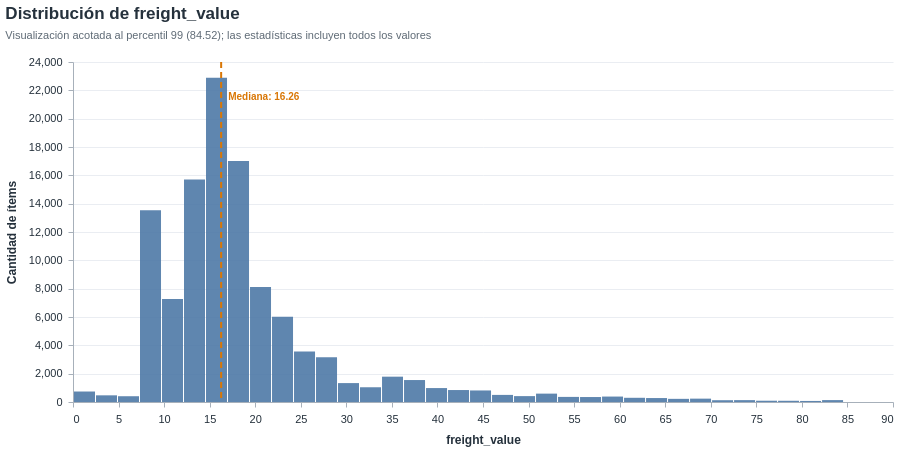

Here is the notebook cell this chart was saved with:
### Markdown cell above
# 5. Variables vinculadas con el costo de envío

## 5.1. Variable objetivo: `freight_value`

`freight_value` representa el costo de envío asignado a cada ítem del pedido. La distribución completa se conserva para los cálculos descriptivos. El histograma se limita al percentil 99 para que la concentración principal pueda observarse sin que los valores extremos compriman la escala horizontal.

### Code cell
freight = order_items["freight_value"].dropna()
percentiles_freight = freight.quantile([0.00, 0.25, 0.50, 0.75, 0.90, 0.95, 0.99, 1.00])
resumen_freight = pd.DataFrame(
    {
        "estadistico": ["cantidad", "media", "desvío estándar"],
        "valor": [freight.count(), freight.mean(), freight.std()],
    }
)
display(resumen_freight)
display(percentiles_freight.rename("freight_value").to_frame())

limite_freight = freight.quantile(0.99)
mediana_freight = freight.median()
conteos, bordes = np.histogram(freight[freight.le(limite_freight)], bins=35)
hist_freight = pd.DataFrame(
    {
        "desde": bordes[:-1],
        "hasta": bordes[1:],
        "cantidad": conteos,
    }
)
hist_freight["cantidad_texto"] = hist_freight["cantidad"].map(numero_es)

barras_freight = alt.Chart(hist_freight).mark_bar(
    color=COLOR_SECUNDARIO, opacity=0.9
).encode(
    x=alt.X("desde:Q", bin="binned", title="freight_value"),
    x2="hasta:Q",
    y=alt.Y("cantidad:Q", title="Cantidad de ítems"),
    tooltip=[
        alt.Tooltip("desde:Q", title="Desde", format=".2f"),
        alt.Tooltip("hasta:Q", title="Hasta", format=".2f"),
        alt.Tooltip("cantidad_texto:N", title="Ítems"),
    ],
)
regla_mediana = alt.Chart(pd.DataFrame({"mediana": [mediana_freight]})).mark_rule(
    color=COLOR_ACENTO, strokeWidth=2, strokeDash=[6, 4]
).encode(x="mediana:Q")
texto_mediana = alt.Chart(pd.DataFrame({"mediana": [mediana_freight], "etiqueta": [f"Mediana: {mediana_freight:.2f}"]})).mark_text(
    align="left", dx=7, dy=-135, color=COLOR_ACENTO, font="Arial", fontSize=10, fontWeight="bold"
).encode(x="mediana:Q", text="etiqueta:N")

grafico_freight = (barras_freight + regla_mediana + texto_mediana).properties(
    width=820,
    height=340,
    title=alt.TitleParams(
        text="Distribución de freight_value",
        subtitle=f"Visualización acotada al percentil 99 ({limite_freight:.2f}); las estadísticas incluyen todos los valores",
    ),
)
estilo_profesional(grafico_freight)

### Figure 1 — Vega-Lite specification as saved in the notebook (floating-point values rounded to 4 significant figures)
{"config": {"view": {"continuousWidth": 300, "continuousHeight": 300, "stroke": null}, "axis": {"domainColor": "#A7B0BA", "gridColor": "#E5E9EF", "gridOpacity": 0.8, "labelColor": "#25313C", "labelFont": "Arial", "labelFontSize": 11, "labelPadding": 6, "tickColor": "#A7B0BA", "titleColor": "#25313C", "titleFont": "Arial", "titleFontSize": 12, "titlePadding": 10}, "legend": {"labelColor": "#25313C", "labelFont": "Arial", "labelFontSize": 10, "titleColor": "#25313C", "titleFont": "Arial", "titleFontSize": 11}, "title": {"anchor": "start", "color": "#25313C", "font": "Arial", "fontSize": 17, "fontWeight": 600, "offset": 14, "subtitleColor": "#5F6B76", "subtitleFont": "Arial", "subtitleFontSize": 11, "subtitlePadding": 7}}, "layer": [{"data": {"name": "data-4e8e17b60b3ab0279c6e3702626f4089"}, "mark": {"type": "bar", "color": "#4E79A7", "opacity": 0.9}, "encoding": {"tooltip": [{"field": "desde", "format": ".2f", "title": "Desde", "type": "quantitative"}, {"field": "hasta", "format": ".2f", "title": "Hasta", "type": "quantitative"}, {"field": "cantidad_texto", "title": "Ítems", "type": "nominal"}], "x": {"bin": "binned", "field": "desde", "title": "freight_value", "type": "quantitative"}, "x2": {"field": "hasta"}, "y": {"field": "cantidad", "title": "Cantidad de ítems", "type": "quantitative"}}}, {"data": {"name": "data-94ad33a22114bf4ef2cb69a51ded9d5c"}, "mark": {"type": "rule", "color": "#D97706", "strokeDash": [6, 4], "strokeWidth": 2}, "encoding": {"x": {"field": "mediana", "type": "quantitative"}}}, {"data": {"name": "data-034b07a0471dc08b181acfbcd834b66d"}, "mark": {"type": "text", "align": "left", "color": "#D97706", "dx": 7, "dy": -135, "font": "Arial", "fontSize": 10, "fontWeight": "bold"}, "encoding": {"text": {"field": "etiqueta", "type": "nominal"}, "x": {"field": "mediana", "type": "quantitative"}}}], "height": 340, "title": {"text": "Distribución de freight_value", "subtitle": "Visualización acotada al percentil 99 (84.52); las estadísticas incluyen todos los valores"}, "width": 820, "$schema": "https://vega.github.io/schema/vega-lite/v6.4.1.json", "datasets": {"data-4e8e17b60b3ab0279c6e3702626f4089": [{"desde": 0.0, "hasta": 2.415, "cantidad": 740, "cantidad_texto": "740"}, {"desde": 2.415, "hasta": 4.83, "cantidad": 471, "cantidad_texto": "471"}, {"desde": 4.83, "hasta": 7.245, "cantidad": 408, "cantidad_texto": "408"}, {"desde": 7.245, "hasta": 9.659, "cantidad": 13537, "cantidad_texto": "13.537"}, {"desde": 9.659, "hasta": 12.07, "cantidad": 7269, "cantidad_texto": "7.269"}, {"desde": 12.07, "hasta": 14.49, "cantidad": 15704, "cantidad_texto": "15.704"}, {"desde": 14.49, "hasta": 16.9, "cantidad": 22894, "cantidad_texto": "22.894"}, {"desde": 16.9, "hasta": 19.32, "cantidad": 17009, "cantidad_texto": "17.009"}, {"desde": 19.32, "hasta": 21.73, "cantidad": 8124, "cantidad_texto": "8.124"}, {"desde": 21.73, "hasta": 24.15, "cantidad": 6018, "cantidad_texto": "6.018"}, {"desde": 24.15, "hasta": 26.56, "cantidad": 3562, "cantidad_texto": "3.562"}, {"desde": 26.56, "hasta": 28.98, "cantidad": 3152, "cantidad_texto": "3.152"}, {"desde": 28.98, "hasta": 31.39, "cantidad": 1335, "cantidad_texto": "1.335"}, {"desde": 31.39, "hasta": 33.81, "cantidad": 1041, "cantidad_texto": "1.041"}, {"desde": 33.81, "hasta": 36.22, "cantidad": 1788, "cantidad_texto": "1.788"}, {"desde": 36.22, "hasta": 38.64, "cantidad": 1550, "cantidad_texto": "1.550"}, {"desde": 38.64, "hasta": 41.05, "cantidad": 984, "cantidad_texto": "984"}, {"desde": 41.05, "hasta": 43.47, "cantidad": 844, "cantidad_texto": "844"}, {"desde": 43.47, "hasta": 45.88, "cantidad": 815, "cantidad_texto": "815"}, {"desde": 45.88, "hasta": 48.3, "cantidad": 501, "cantidad_texto": "501"}, {"desde": 48.3, "hasta": 50.71, "cantidad": 416, "cantidad_texto": "416"}, {"desde": 50.71, "hasta": 53.13, "cantidad": 591, "cantidad_texto": "591"}, {"desde": 53.13, "hasta": 55.54, "cantidad": 360, "cantidad_texto": "360"}, {"desde": 55.54, "hasta": 57.96, "cantidad": 351, "cantidad_texto": "351"}, {"desde": 57.96, "hasta": 60.37, "cantidad": 384, "cantidad_texto": "384"}, {"desde": 60.37, "hasta": 62.79, "cantidad": 297, "cantidad_texto": "297"}, {"desde": 62.79, "hasta": 65.2, "cantidad": 279, "cantidad_texto": "279"}, {"desde": 65.2, "hasta": 67.62, "cantidad": 223, "cantidad_texto": "223"}, {"desde": 67.62, "hasta": 70.03, "cantidad": 237, "cantidad_texto": "237"}, {"desde": 70.03, "hasta": 72.45, "cantidad": 126, "cantidad_texto": "126"}, {"desde": 72.45, "hasta": 74.86, "cantidad": 132, "cantidad_texto": "132"}, {"desde": 74.86, "hasta": 77.28, "cantidad": 90, "cantidad_texto": "90"}, {"desde": 77.28, "hasta": 79.69, "cantidad": 86, "cantidad_texto": "86"}, {"desde": 79.69, "hasta": 82.11, "cantidad": 74, "cantidad_texto": "74"}, {"desde": 82.11, "hasta": 84.52, "cantidad": 134, "cantidad_texto": "134"}], "data-94ad33a22114bf4ef2cb69a51ded9d5c": [{"mediana": 16.26}], "data-034b07a0471dc08b181acfbcd834b66d": [{"mediana": 16.26, "etiqueta": "Mediana: 16.26"}]}}
